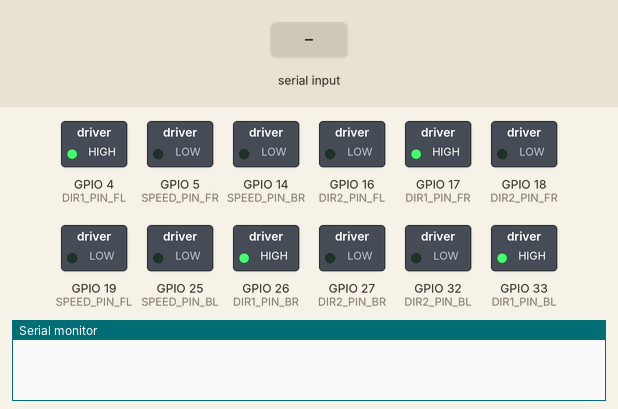
Recording of a sketch running on a simulated ESP32. Shown: switched loads named in the sketch (green lamp = pin HIGH), the last lines printed to the serial monitor. The inputs (shaded band) are chosen by the test bench. Nothing arrives over Bluetooth unless stated.

Above: at 1.2 s.
1.3 s: "F" received over the second serial link
At 2.5 s:
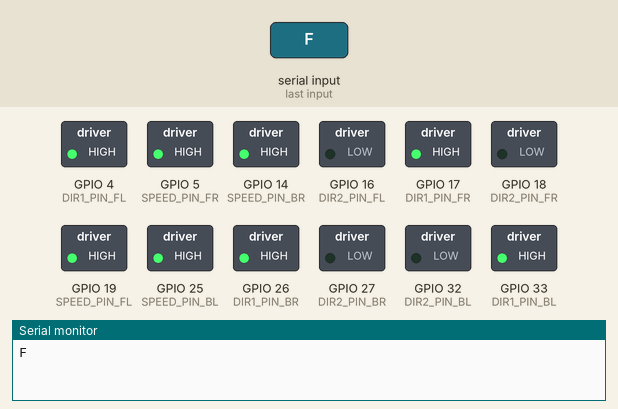
2.8 s: "Q" received over the second serial link
At 3.8 s:
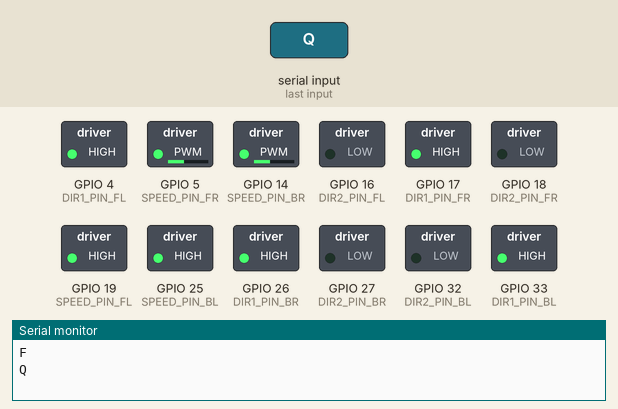
4.3 s: "f" received over the second serial link
At 4.9 s:
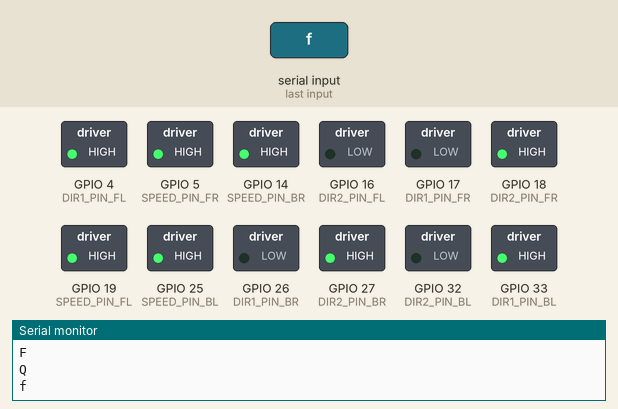
5.8 s: "B" received over the second serial link
At 6.1 s:
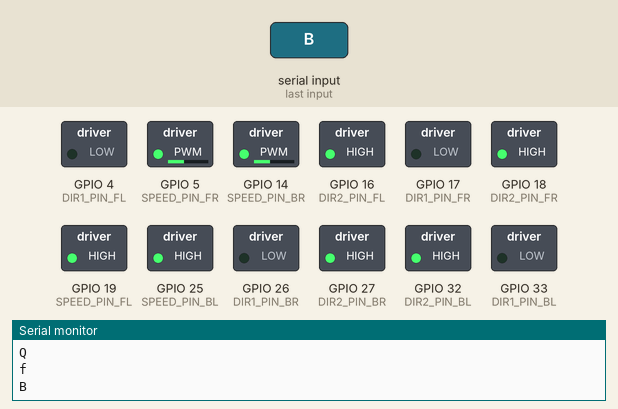
7.3 s: "q" received over the second serial link
At 8.5 s:
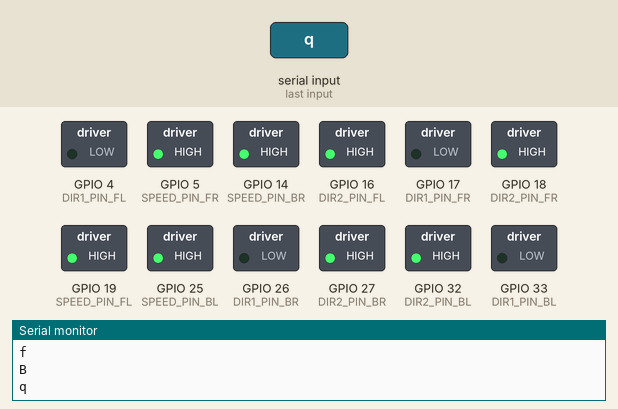
8.8 s: "F" received over the second serial link
At 9.6 s:
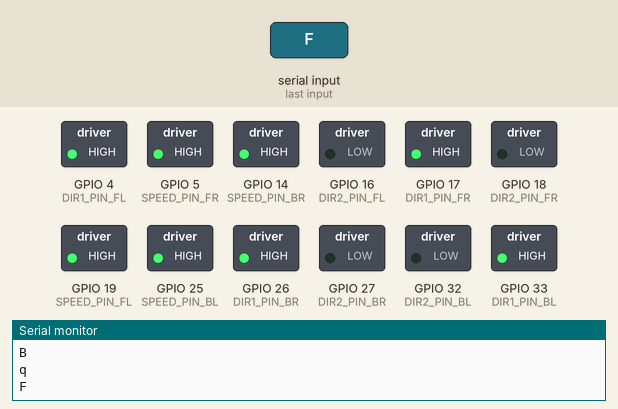
Timing chart, 0 to 11.3 s (numbered marks = the images above; inputs shaded):
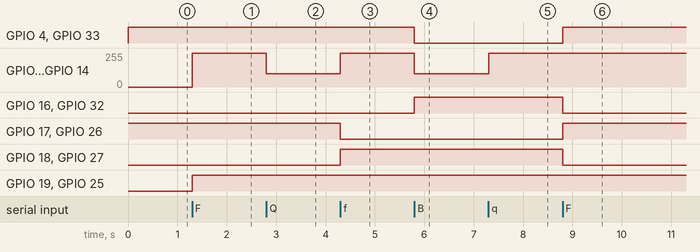

The sketch:

code.ino
```cpp
#include "BluetoothSerial.h"

BluetoothSerial SerialBT;

// --- SPEED CONTROL SETTINGS ---
int fullSpeed = 255;
int lowSpeed = 100;

// --- PIN DEFINITIONS (Updated for Per-Motor Wiring) ---

// Front-Left Motor (Front L298N: ENA, IN1, IN2)
#define SPEED_PIN_FL 19 // ENA
#define DIR1_PIN_FL 4   // IN1
#define DIR2_PIN_FL 16  // IN2 (RX2)

// Front-Right Motor (Front L298N: ENB, IN3, IN4)
#define SPEED_PIN_FR 5  // ENB
#define DIR1_PIN_FR 17  // IN3 (TX2)
#define DIR2_PIN_FR 18  // IN4

// Back-Left Motor (Back L298N: ENB, IN3, IN4)
#define SPEED_PIN_BL 25 // ENB
#define DIR1_PIN_BL 33  // IN3
#define DIR2_PIN_BL 32  // IN4

// Back-Right Motor (Back L298N: ENA, IN1, IN2)
#define SPEED_PIN_BR 14 // ENA
#define DIR1_PIN_BR 26  // IN1
#define DIR2_PIN_BR 27  // IN2


// --- STATE TRACKING VARIABLES ---
bool forwardPressed = false;
bool backwardPressed = false;
bool leftPressed = false;
bool rightPressed = false;
bool circlePressed = false;
bool squarePressed = false;

void setup() {
  Serial.begin(115200);
  SerialBT.begin("KHALPAAR_RC_Car");

  // Initialize all 12 motor pins as OUTPUTS
  pinMode(SPEED_PIN_FL, OUTPUT); pinMode(DIR1_PIN_FL, OUTPUT); pinMode(DIR2_PIN_FL, OUTPUT);
  pinMode(SPEED_PIN_FR, OUTPUT); pinMode(DIR1_PIN_FR, OUTPUT); pinMode(DIR2_PIN_FR, OUTPUT);
  pinMode(SPEED_PIN_BL, OUTPUT); pinMode(DIR1_PIN_BL, OUTPUT); pinMode(DIR2_PIN_BL, OUTPUT);
  pinMode(SPEED_PIN_BR, OUTPUT); pinMode(DIR1_PIN_BR, OUTPUT); pinMode(DIR2_PIN_BR, OUTPUT);

  stopMotors();
}

// --- LOW-LEVEL (PER-MOTOR) FUNCTIONS ---
void setMotorFL(int speed, bool forward) {
  if (forward) {
    digitalWrite(DIR1_PIN_FL, HIGH); digitalWrite(DIR2_PIN_FL, LOW);
  } else {
    digitalWrite(DIR1_PIN_FL, LOW); digitalWrite(DIR2_PIN_FL, HIGH);
  }
  analogWrite(SPEED_PIN_FL, speed);
}

void setMotorFR(int speed, bool forward) {
  if (forward) {
    digitalWrite(DIR1_PIN_FR, HIGH); digitalWrite(DIR2_PIN_FR, LOW);
  } else {
    digitalWrite(DIR1_PIN_FR, LOW); digitalWrite(DIR2_PIN_FR, HIGH);
  }
  analogWrite(SPEED_PIN_FR, speed);
}

void setMotorBL(int speed, bool forward) {
  if (forward) {
    digitalWrite(DIR1_PIN_BL, HIGH); digitalWrite(DIR2_PIN_BL, LOW);
  } else {
    digitalWrite(DIR1_PIN_BL, LOW); digitalWrite(DIR2_PIN_BL, HIGH);
  }
  analogWrite(SPEED_PIN_BL, speed);
}

void setMotorBR(int speed, bool forward) {
  if (forward) {
    digitalWrite(DIR1_PIN_BR, HIGH); digitalWrite(DIR2_PIN_BR, LOW);
  } else {
    digitalWrite(DIR1_PIN_BR, LOW); digitalWrite(DIR2_PIN_BR, HIGH);
  }
  analogWrite(SPEED_PIN_BR, speed);
}


// --- CORE MOTOR FUNCTIONS (HIGH-LEVEL) ---
// These functions now call the low-level functions
void setRightMotors(int speed, bool forward) {
  setMotorFR(speed, forward);
  setMotorBR(speed, forward);
}

void setLeftMotors(int speed, bool forward) {
  setMotorFL(speed, forward);
  setMotorBL(speed, forward);
}

void stopMotors() {
  setRightMotors(0, true);
  setLeftMotors(0, true);
}

// --- "BRAIN" - UPDATED FOR NEW Q/C LOGIC ---
// This function decides what to do based on which buttons are pressed
void evaluateMovement() {
  // Check for combo presses FIRST (Q=Circle, C=Square)

  // F and Q or Q and F -> differential right front (Gentle Forward-Right)
  if (forwardPressed && circlePressed) {
    setLeftMotors(fullSpeed, true);
    setRightMotors(lowSpeed, true);
  }
  // B and Q or Q and B -> differential right back (Gentle Backward-Right)
  else if (backwardPressed && circlePressed) {
    setLeftMotors(fullSpeed, false);
    setRightMotors(lowSpeed, false);
  }
  // F and C or C and F -> differential left front (Gentle Forward-Left)
  else if (forwardPressed && squarePressed) {
    setRightMotors(fullSpeed, true);
    setLeftMotors(lowSpeed, true);
  }
  // B and C or C and B -> differential left back (Gentle Backward-Left)
  else if (backwardPressed && squarePressed) {
    setRightMotors(fullSpeed, false);
    setLeftMotors(lowSpeed, false);
  }
  // If no combos, check for single presses
  else if (forwardPressed) {
    setLeftMotors(fullSpeed, true);
    setRightMotors(fullSpeed, true);
  } else if (backwardPressed) {
    setLeftMotors(fullSpeed, false);
    setRightMotors(fullSpeed, false);
  }
  // Q Only -> Rotate Right (Spin Clockwise)
  else if (circlePressed) {
    setLeftMotors(fullSpeed, true);
    setRightMotors(fullSpeed, false);
  }
  // C Only -> Rotate Left (Spin Anti-Clockwise)
  else if (squarePressed) {
    setRightMotors(fullSpeed, true);
    setLeftMotors(fullSpeed, false);
  }
  // Handle old Left/Right presses if you still want them to do something,
  // but they are no longer used for rotation. They will be ignored if
  // Q or C are also pressed due to the combo checks above.
  // The original rightPressed and leftPressed logic has been effectively replaced.
  else if (rightPressed) { // No functional change, but kept for completeness
    // Car is already spinning with Q, you might want to remove this block.
    // For now, it will default to a stop if Q or C is not pressed.
  } else if (leftPressed) {  // No functional change
    // Car is already spinning with C, you might want to remove this block.
  }
  // If no buttons are pressed, stop
  else {
    stopMotors();
  }
}

// --- MAIN LOOP - NO CHANGES NEEDED HERE ---
void loop() {
  if (SerialBT.available()) {
    char command = SerialBT.read();
    Serial.println(command); // This prints the received character to the Serial Monitor

    switch (command) {
      case 'F': forwardPressed = true; break;
      case 'f': forwardPressed = false; break;
      case 'B': backwardPressed = true; break;
      case 'b': backwardPressed = false; break;
      case 'R': rightPressed = true; break; // R/r are still tracked
      case 'r': rightPressed = false; break;
      case 'L': leftPressed = true; break;  // L/l are still tracked
      case 'l': leftPressed = false; break;
      case 'Q': circlePressed = true; break;
      case 'q': circlePressed = false; break;
      case 'C': squarePressed = true; break;
      case 'c': squarePressed = false; break;
      default:
        forwardPressed = backwardPressed = leftPressed = rightPressed = circlePressed = squarePressed = false;
        break;
    }

    evaluateMovement();
  }
}
```

Measured:
- after the input at 1.3 s, GPIO 5 (SPEED_PIN_FR), GPIO 14 (SPEED_PIN_BR): 0/255 → 255/255 at once; GPIO 19 (SPEED_PIN_FL), GPIO 25 (SPEED_PIN_BL): LOW → HIGH at once
- after the input at 2.8 s, GPIO 5 (SPEED_PIN_FR), GPIO 14 (SPEED_PIN_BR): 255/255 → 100/255 at once
- after the input at 4.3 s, GPIO 5 (SPEED_PIN_FR), GPIO 14 (SPEED_PIN_BR): 100/255 → 255/255 at once; GPIO 17 (DIR1_PIN_FR), GPIO 26 (DIR1_PIN_BR): HIGH → LOW at once; GPIO 18 (DIR2_PIN_FR), GPIO 27 (DIR2_PIN_BR): LOW → HIGH at once
- after the input at 5.8 s, GPIO 4 (DIR1_PIN_FL), GPIO 33 (DIR1_PIN_BL): HIGH → LOW at once; GPIO 5 (SPEED_PIN_FR), GPIO 14 (SPEED_PIN_BR): 255/255 → 100/255 at once; GPIO 16 (DIR2_PIN_FL), GPIO 32 (DIR2_PIN_BL): LOW → HIGH at once
- after the input at 7.3 s, GPIO 5 (SPEED_PIN_FR), GPIO 14 (SPEED_PIN_BR): 100/255 → 255/255 at once
- after the input at 8.8 s, GPIO 4 (DIR1_PIN_FL), GPIO 17 (DIR1_PIN_FR), GPIO 26 (DIR1_PIN_BR), GPIO 33 (DIR1_PIN_BL): LOW → HIGH at once; GPIO 16 (DIR2_PIN_FL), GPIO 18 (DIR2_PIN_FR), GPIO 27 (DIR2_PIN_BR), GPIO 32 (DIR2_PIN_BL): HIGH → LOW at once
